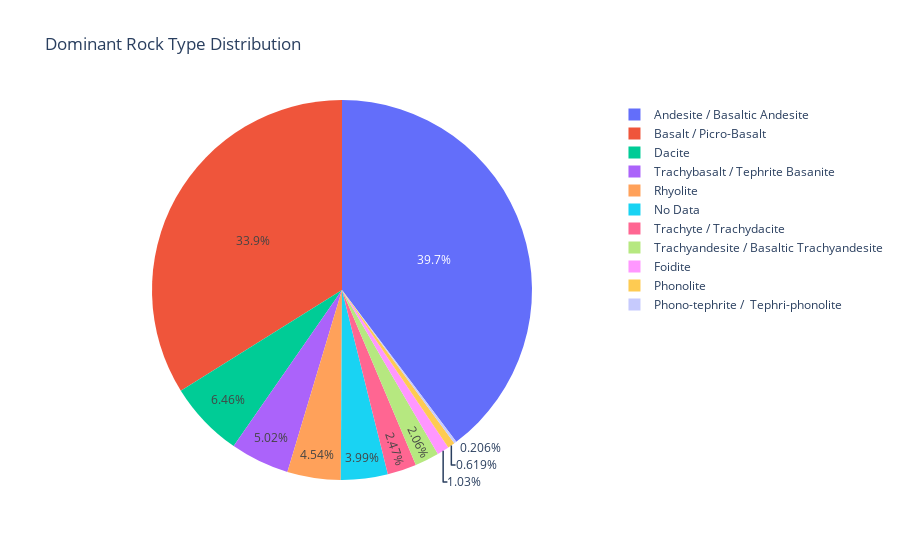

The cell this chart's notebook holds for it:
### Markdown cell above
# **Dominant Rock Type Distribution**

### Code cell
fig_rock_type = px.pie(df['Dominant Rock Type'].value_counts(), 
                       values=df['Dominant Rock Type'].value_counts().values, 
                       names=df['Dominant Rock Type'].value_counts().index, 
                       title='Dominant Rock Type Distribution')


fig_rock_type.show()

### Figure 1 — Plotly figure (JSON) as saved in the notebook; plotly's stock layout.template omitted (floating-point values rounded to 4 significant figures)
{"data": [{"domain": {"x": [0, 1], "y": [0, 1]}, "hovertemplate": "label=%{label}<br>value=%{value}<extra></extra>", "labels": ["Andesite / Basaltic Andesite", "Basalt / Picro-Basalt", "Dacite", "Trachybasalt / Tephrite Basanite", "Rhyolite", "No Data", "Trachyte / Trachydacite", "Trachyandesite / Basaltic Trachyandesite", "Foidite", "Phonolite", "Phono-tephrite /  Tephri-phonolite"], "legendgroup": "", "name": "", "showlegend": true, "type": "pie", "values": [578, 493, 94, 73, 66, 58, 36, 30, 15, 9, 3]}], "layout": {"legend": {"tracegroupgap": 0}, "title": {"text": "Dominant Rock Type Distribution"}}}
